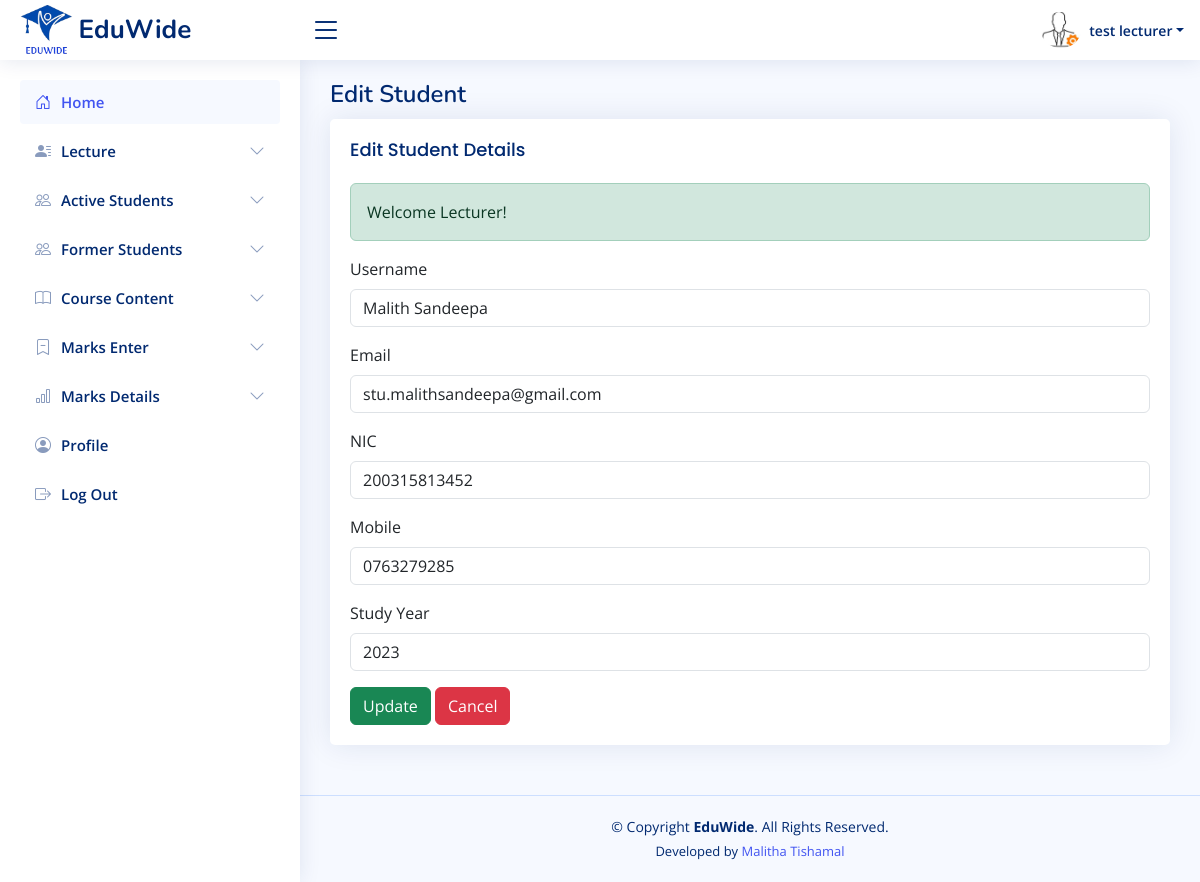
/lectures/edit-student.php?id=3 (signed in), run on the app's committed database.
### tables this page shows
CREATE TABLE `lectures` (
  `id` int(11) NOT NULL,
  `username` varchar(255) NOT NULL,
  `nic` varchar(20) NOT NULL,
  `email` varchar(255) NOT NULL,
  `mobile` varchar(15) DEFAULT NULL,
  `linkedin` varchar(200) NOT NULL,
  `blog` varchar(200) NOT NULL,
  `github` varchar(200) NOT NULL,
  `facebook` varchar(200) NOT NULL,
  `password` varchar(255) NOT NULL,
  `profile_picture` varchar(255) DEFAULT 'uploads/profile_pictures/default.png',
  `created_at` timestamp NOT NULL DEFAULT current_timestamp(),
  `status` varchar(20) DEFAULT 'pending',
  `last_login` datetime DEFAULT NULL
);

CREATE TABLE `students` (
  `id` int(11) NOT NULL,
  `username` varchar(100) NOT NULL,
  `reg_id` varchar(100) NOT NULL,
  `nic` varchar(20) NOT NULL,
  `study_year` int(11) NOT NULL,
  `email` varchar(100) NOT NULL,
  `mobile` varchar(15) NOT NULL,
  `facebook` varchar(200) NOT NULL,
  `github` varchar(200) NOT NULL,
  `blog` varchar(200) NOT NULL,
  `linkedin` varchar(200) NOT NULL,
  `password` varchar(255) NOT NULL,
  `profile_picture` varchar(255) DEFAULT 'uploads/profile_pictures/default.png',
  `created_at` timestamp NOT NULL DEFAULT current_timestamp(),
  `status` varchar(20) DEFAULT 'approved',
  `last_login` datetime DEFAULT NULL
);

### lectures/edit-student.php (the view, shortened to what this page needs)
<?php
require_once '../includes/db-conn.php';
$student_id = $_GET['id'];
$user_id = $_SESSION['lecturer_id'];
$sql = "SELECT username, email, nic, mobile FROM lectures WHERE id = ?";
$stmt = $conn->prepare($sql);
$stmt->bind_param("i", $user_id);
$stmt->execute();
$result = $stmt->get_result();
$user = $result->fetch_assoc();
$sql = "SELECT * FROM students WHERE id = ?";
$stmt = $conn->prepare($sql);
$stmt->bind_param("i", $student_id);
$stmt->execute();
$result = $stmt->get_result();
$student = $result->fetch_assoc();
?>
<!DOCTYPE html>
<html lang="en">
<head>
    <?php include_once("../includes/css-links-inc.php"); ?>
</head>
<body>
    <?php include_once("../includes/header.php"); ?>
    <?php include_once("../includes/lectures-sidebar.php"); ?>
    <main id="main" class="main">
        <div class="pagetitle">
            <h1>Edit Student</h1>
        </div>
        <section class="section">
            <div class="row">
                <div class="col-lg-12">
                    <div class="card">
                        <div class="card-body">
                            <h5 class="card-title">Edit Student Details</h5>
                            <?php if (isset($_SESSION['success_message'])): ?>
                                <div class='alert alert-success'><?= $_SESSION['success_message']; ?></div>
                            <?php endif; ?>
                            <form method="POST" action="">
                                <div class="mb-3">
                                    <label for="username" class="form-label">Username</label>
                                    <input type="text" class="form-control" id="username" name="username" value="<?= htmlspecialchars($student['username']); ?>" required>
                                </div>
                                <div class="mb-3">
                                    <label for="email" class="form-label">Email</label>
                                    <input type="email" class="form-control" id="email" name="email" value="<?= htmlspecialchars($student['email']); ?>" required>
                                </div>
                                <div class="mb-3">
                                    <label for="nic" class="form-label">NIC</label>
                                    <input type="text" class="form-control" id="nic" name="nic" value="<?= htmlspecialchars($student['nic']); ?>" required>
                                </div>
                                <div class="mb-3">
                                    <label for="mobile" class="form-label">Mobile</label>
                                    <input type="text" class="form-control" id="mobile" name="mobile" value="<?= htmlspecialchars($student['mobile']); ?>" required>
                                </div>
                                <div class="mb-3">
                                    <label for="study_year" class="form-label">Study Year</label>
                                    <input type="text" class="form-control" id="study_year" name="study_year" value="<?= htmlspecialchars($student['study_year']); ?>" required>
                                </div>
                                <button type="submit" class="btn btn-success">Update</button>
                                <a href="manage-students.php" class="btn btn-danger">Cancel</a>
                            </form>
                        </div>
                    </div>
                </div>
            </div>
        </section>
    </main>
    <?php include_once("../includes/footer.php"); ?>
</body>
</html>

### includes/header.php (shortened to what this page needs)
<header id="header" class="header fixed-top d-flex align-items-center">
    <div class="d-flex align-items-center justify-content-between">
        <a href="" class="logo d-flex align-items-center">
            <img src="<?php echo $base_url; ?>assets/images/logos/eduwide-logo.png" alt="">
            <span class="d-none d-lg-block">EduWide</span>
        </a>
        <i class="bi bi-list toggle-sidebar-btn"></i>
    </div>
    <nav class="header-nav ms-auto">
        <ul class="d-flex align-items-center">
            <?php
                $profilePic = isset($user['profile_picture']) && $user['profile_picture'] ? $user['profile_picture'] : 'default.png';
            ?>
            <li class="nav-item dropdown pe-3">
                <a class="nav-link nav-profile d-flex align-items-center pe-0" href="#" data-bs-toggle="dropdown">
                   <img id="profilePicture" src="<?php echo $profilePic; ?>" alt="Profile Picture" class="rounded-circle" style="width: 40px !important; height: 40px !important; object-fit: cover;">
                    <span class="d-none d-md-block dropdown-toggle ps-2"><?php echo htmlspecialchars($user['username']); ?></span>
                </a>
            </li>
        </ul>
    </nav>
</header>

### assets/css/style.css (style rules this page uses)
:root { scroll-behavior: smooth; }
body { font-family: "Open Sans", sans-serif; background: #f6f9ff; color: #444444; }
a { color: #4154f1; text-decoration: none; }
h1, h2, h3, h4, h5, h6 { font-family: "Nunito", sans-serif; }
#main { margin-top: 60px; padding: 20px 30px; transition: all 0.3s; }
.pagetitle { margin-bottom: 10px; }
.pagetitle h1 { font-size: 24px; margin-bottom: 0; font-weight: 600; color: #012970; }
.card { margin-bottom: 30px; border: none; border-radius: 5px; box-shadow: 0px 0 30px rgba(1, 41, 112, 0.1); }
.card-title { padding: 20px 0 15px 0; font-size: 18px; font-weight: 500; color: #012970; font-family: "Poppins", sans-serif; }
.card-body { padding: 0 20px 20px 20px; }
.logo { line-height: 1; }
@media (min-width: 1200px) { .logo { width: 280px; } }
.logo img { max-height: 50px; margin-right: 6px; }
.logo span { font-size: 26px; font-weight: 700; color: #012970; font-family: "Nunito", sans-serif; }
.header { transition: all 0.5s; z-index: 997; height: 60px; box-shadow: 0px 2px 20px rgba(1, 41, 112, 0.1); background-color: #fff; padding-left: 20px; }
.header .toggle-sidebar-btn { font-size: 32px; padding-left: 10px; cursor: pointer; color: #012970; }
.header-nav ul { list-style: none; }
.header-nav>ul { margin: 0; padding: 0; }
.header-nav .nav-profile { color: #012970; }
.header-nav .nav-profile img { max-height: 36px; }
.header-nav .nav-profile span { font-size: 14px; font-weight: 600; }
@media (min-width: 1200px) { #main, #footer { margin-left: 300px; } }

### data on the page
lectures: username "test lecturer"
students: username "Malith Sandeepa", email "stu.malithsandeepa@gmail.com", nic "200315813452", mobile "0763279285", study_year "2023"

### other printed values
$_SESSION['success_message'] "Welcome Lecturer!"
